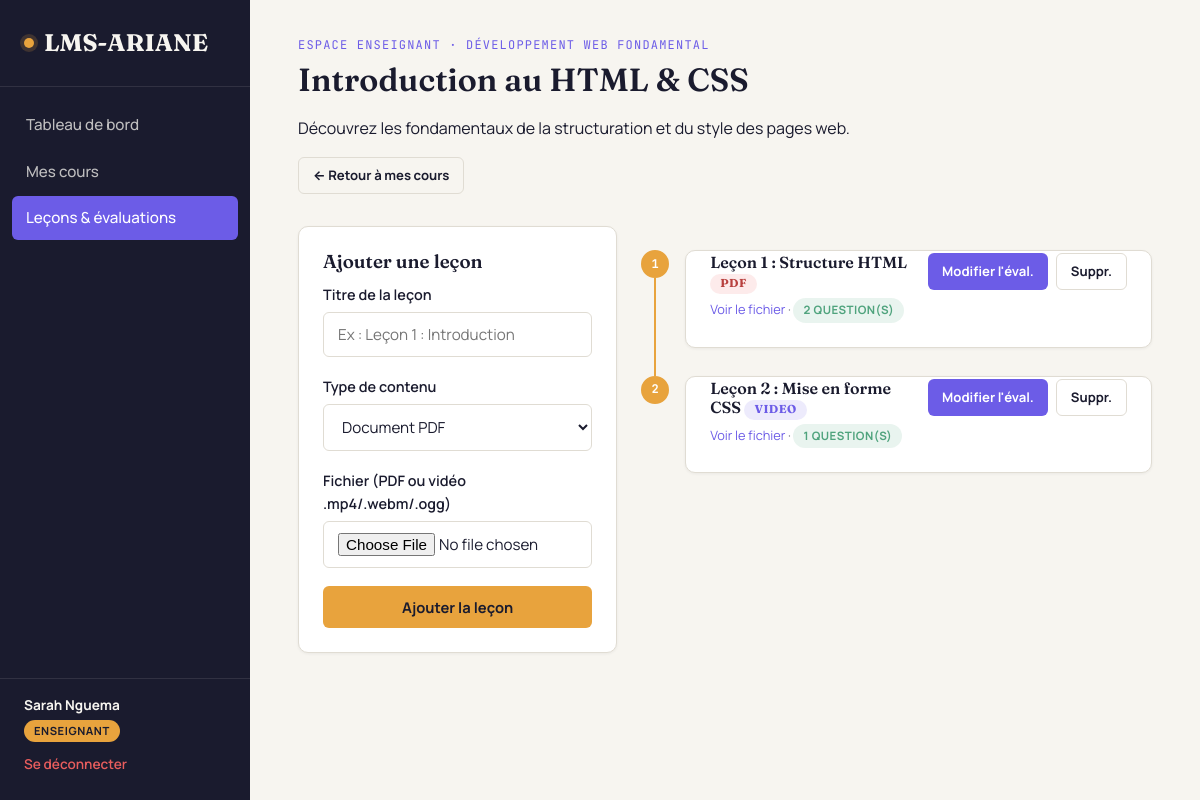
The page /lecons.php?cours_id=1 (signed in) on the database its author committed.
### tables this page shows
CREATE TABLE cours (
    id INT AUTO_INCREMENT PRIMARY KEY,
    module_id INT NOT NULL,
    enseignant_id INT NOT NULL,
    titre VARCHAR(150) NOT NULL,
    description TEXT,
    date_creation DATETIME DEFAULT CURRENT_TIMESTAMP,
    FOREIGN KEY (module_id) REFERENCES modules(id) ON DELETE CASCADE,
    FOREIGN KEY (enseignant_id) REFERENCES utilisateurs(id) ON DELETE CASCADE
);

CREATE TABLE modules (
    id INT AUTO_INCREMENT PRIMARY KEY,
    titre VARCHAR(150) NOT NULL,
    description TEXT,
    promoteur_id INT NOT NULL,
    seuil_validation INT NOT NULL DEFAULT 60,  
    date_creation DATETIME DEFAULT CURRENT_TIMESTAMP,
    FOREIGN KEY (promoteur_id) REFERENCES utilisateurs(id) ON DELETE CASCADE
);

CREATE TABLE evaluations (
    id INT AUTO_INCREMENT PRIMARY KEY,
    lecon_id INT NOT NULL UNIQUE,
    titre VARCHAR(150) NOT NULL DEFAULT 'Évaluation',
    date_creation DATETIME DEFAULT CURRENT_TIMESTAMP,
    FOREIGN KEY (lecon_id) REFERENCES lecons(id) ON DELETE CASCADE
);

CREATE TABLE lecons (
    id INT AUTO_INCREMENT PRIMARY KEY,
    cours_id INT NOT NULL,
    titre VARCHAR(150) NOT NULL,
    type_contenu ENUM('pdf', 'video') NOT NULL,
    chemin_fichier VARCHAR(255) NOT NULL,
    ordre INT NOT NULL DEFAULT 1,
    date_creation DATETIME DEFAULT CURRENT_TIMESTAMP,
    FOREIGN KEY (cours_id) REFERENCES cours(id) ON DELETE CASCADE
);

### auth.php (called while the page is built, shortened)
<?php
function nomUtilisateur() {
    return ($_SESSION['user_prenom'] ?? '') . ' ' . ($_SESSION['user_nom'] ?? '');
}

### lecons.php (the view, shortened to what this page needs)
<?php
require_once __DIR__ . '/../config/database.php';
require_once __DIR__ . '/../includes/auth.php';
$enseignantId = $_SESSION['user_id'];
$coursId = (int)($_GET['cours_id'] ?? 0);
$stmt = $pdo->prepare("SELECT c.*, m.titre AS module_titre FROM cours c JOIN modules m ON m.id = c.module_id WHERE c.id = ? AND c.enseignant_id = ?");
$stmt->execute([$coursId, $enseignantId]);
$cours = $stmt->fetch();
$stmt = $pdo->prepare("
    SELECT l.*, e.id AS evaluation_id, e.titre AS evaluation_titre,
        (SELECT COUNT(*) FROM questions q WHERE q.evaluation_id = e.id) AS nb_questions
    FROM lecons l
    LEFT JOIN evaluations e ON e.lecon_id = l.id
    WHERE l.cours_id = ?
    ORDER BY l.ordre
");
$stmt->execute([$coursId]);
$lecons = $stmt->fetchAll();
$activePage = "lecons";
include __DIR__ . '/../includes/header.php';
?>
<div class="app-shell">
    <?php include __DIR__ . '/../includes/sidebar.php'; ?>
    <main class="main-content">
        <div class="page-header">
            <div class="eyebrow">Espace enseignant · <?= htmlspecialchars($cours['module_titre']) ?></div>
            <h1><?= htmlspecialchars($cours['titre']) ?></h1>
            <p><?= htmlspecialchars($cours['description']) ?></p>
            <a href="cours.php" class="btn btn-ghost btn-sm">← Retour à mes cours</a>
        </div>
        <div style="display:grid; grid-template-columns: 1fr 1.6fr; gap:24px; align-items:start;">
            <div class="card">
                <h3>Ajouter une leçon</h3>
                <form method="POST" action="lecons.php?cours_id=<?= $coursId ?>" enctype="multipart/form-data">
                    <div class="form-group">
                        <label for="titre">Titre de la leçon</label>
                        <input type="text" id="titre" name="titre" required placeholder="Ex : Leçon 1 : Introduction">
                    </div>
                    <div class="form-group">
                        <label for="type_contenu">Type de contenu</label>
                        <select id="type_contenu" name="type_contenu" required>
                            <option value="pdf">Document PDF</option>
                        </select>
                    </div>
                    <div class="form-group">
                        <label for="fichier">Fichier (PDF ou vidéo .mp4/.webm/.ogg)</label>
                        <input type="file" id="fichier" name="fichier" required>
                    </div>
                    <button type="submit" class="btn btn-thread btn-block">Ajouter la leçon</button>
                </form>
            </div>
            <div>
                <?php if (empty($lecons)): ?>
                    <div class="empty-state card">
                        <h3>Aucune leçon pour ce cours</h3>
                        <p>Ajoutez une première leçon (PDF ou vidéo) à l'aide du formulaire.</p>
                    </div>
                <?php else: ?>
                    <div class="lesson-path">
                        <?php foreach ($lecons as $i => $l): ?>
                            <div class="lesson-node <?= $l['evaluation_id'] ? 'done' : '' ?>">
                                <div class="node-dot"><?= $i + 1 ?></div>
                                <div class="node-body card" style="margin-bottom:0;">
                                    <div style="display:flex; justify-content:space-between; align-items:flex-start; gap:12px;">
                                        <div>
                                            <h4>
                                                <?= htmlspecialchars($l['titre']) ?>
                                                <span class="badge badge-<?= $l['type_contenu'] ?>"><?= strtoupper($l['type_contenu']) ?></span>
                                            </h4>
                                            <div class="node-meta">
                                                <a href="/LMS-ARIANE/<?= htmlspecialchars($l['chemin_fichier']) ?>" target="_blank">Voir le fichier</a>
                                                ·
                                                <?php if ($l['evaluation_id']): ?>
                                                    <span class="badge badge-success"><?= $l['nb_questions'] ?> question(s)</span>
                                                <?php else: ?>
                                                    <span class="badge badge-pending">Pas d'évaluation</span>
                                                <?php endif; ?>
                                            </div>
                                        </div>
                                        <div style="display:flex; gap:8px; flex-shrink:0;">
                                            <a href="lecons.php?cours_id=<?= $coursId ?>&edition=<?= $l['id'] ?>#evaluation" class="btn btn-primary btn-sm">
                                                <?= $l['evaluation_id'] ? 'Modifier l\'éval.' : 'Créer l\'éval.' ?>
                                            </a>
                                            <a href="lecons.php?cours_id=<?= $coursId ?>&supprimer_lecon=<?= $l['id'] ?>" class="btn btn-ghost btn-sm" onclick="return confirm('Supprimer cette leçon ?');">Suppr.</a>
                                        </div>
                                    </div>
                                </div>
                            </div>
                        <?php endforeach; ?>
                    </div>
                <?php endif; ?>
            </div>
        </div>
    </main>
</div>
<?php include __DIR__ . '/../includes/footer.php'; ?>

### header.php (shortened to what this page needs)
<!DOCTYPE html>
<html lang="fr">
<head>
    <link rel="stylesheet" href="/LMS-ARIANE/assets/css/style.css">
</head>
<body>

### sidebar.php
<?php
$role = $_SESSION['user_role'];
$base = '/LMS-ARIANE/' . $role;
$navItems = [
    'enseignant' => [
        ['key' => 'dashboard', 'label' => 'Tableau de bord', 'href' => "$base/dashboard.php"],
        ['key' => 'cours', 'label' => 'Mes cours', 'href' => "$base/cours.php"],
        ['key' => 'lecons', 'label' => 'Leçons & évaluations', 'href' => "$base/lecons.php"],
    ],
    'etudiant' => [
        ['key' => 'dashboard', 'label' => 'Tableau de bord', 'href' => "$base/dashboard.php"],
        ['key' => 'modules', 'label' => 'Modules', 'href' => "$base/modules.php"],
        ['key' => 'certificats', 'label' => 'Mes certificats', 'href' => "$base/certificats.php"],
    ],
    'promoteur' => [
        ['key' => 'dashboard', 'label' => 'Tableau de bord', 'href' => "$base/dashboard.php"],
        ['key' => 'modules', 'label' => 'Modules', 'href' => "$base/modules.php"],
        ['key' => 'etudiants', 'label' => 'Étudiants & certificats', 'href' => "$base/etudiants.php"],
    ],
];
$roleLabels = [
    'enseignant' => 'Enseignant',
    'etudiant'   => 'Étudiant',
    'promoteur'  => 'Promoteur',
];
?>
<aside class="sidebar">
    <div class="brand">
        <span class="thread-dot"></span> LMS-ARIANE
    </div>
    <nav>
        <?php foreach ($navItems[$role] as $item): ?>
            <a href="<?= $item['href'] ?>" class="<?= ($activePage ?? '') === $item['key'] ? 'active' : '' ?>">
                <?= htmlspecialchars($item['label']) ?>
            </a>
        <?php endforeach; ?>
    </nav>
    <div class="user-box">
        <strong><?= htmlspecialchars(nomUtilisateur()) ?></strong><br>
        <span class="role-tag"><?= $roleLabels[$role] ?></span>
        <a href="/LMS-ARIANE/auth/logout.php" class="logout">Se déconnecter</a>
    </div>
</aside>

### footer.php
</body>
</html>

### rows shown on the page
cours: module.titre "DÉVELOPPEMENT WEB FONDAMENTAL", titre "Introduction au HTML & CSS", description "Découvrez les fondamentaux de la structuration et du style des pages web."
evaluations: lecon.titre "Leçon 1 : Structure HTML", lecon.type_contenu "PDF", nb_questions "2", shows "Modifier l"
evaluations: lecon.titre "Leçon 2 : Mise en forme CSS", lecon.type_contenu "VIDEO", nb_questions "1", shows "Modifier l"

### other values the page prints
$item['label'] "Tableau de bord"
$item['label'] "Mes cours"
$item['label'] "Leçons & évaluations"
nomUtilisateur() "Sarah Nguema"
$roleLabels[$role] "ENSEIGNANT"
